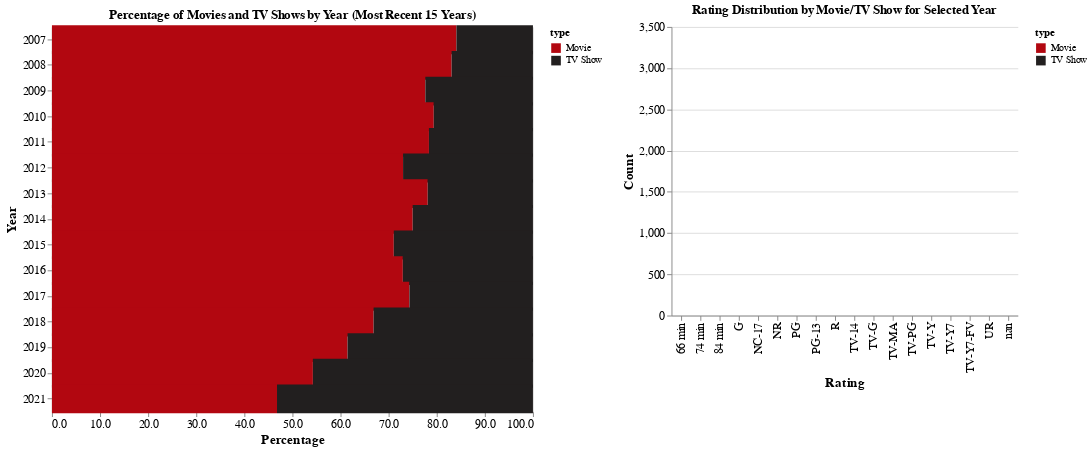

Notebook code cell kept with this figure:
### Code cell
recent_years = sorted(yearcopy['release_year'].dropna().unique())[-yeartoanlyize:]
filtered_data = yearcopy[yearcopy['release_year'].isin(recent_years)]
filtered_data['rating'] = filtered_data['rating'].astype(str)

grouped_data = filtered_data.groupby(['release_year', 'type']).size().reset_index(name='count')
total_by_year = grouped_data.groupby('release_year')['count'].transform('sum')
grouped_data['percentage'] = (grouped_data['count'] / total_by_year) * 100

year_selection = alt.selection_single(fields=['release_year'], empty='none', name='YearSelector')
titlestr = f"Percentage of Movies and TV Shows by Year (Most Recent {yeartoanlyize} Years)"
main_chart = alt.Chart(grouped_data).mark_bar(size=30).encode(
    y=alt.Y('release_year:O', title='Year', sort=alt.SortField('release_year', order='ascending')),
    x=alt.X('percentage:Q', title='Percentage', axis=alt.Axis(format='.1f')),
    color=alt.Color('type:N', scale=alt.Scale(domain=type_order, range=netfix_colorrange)),
    tooltip=[
        alt.Tooltip('percentage:Q', format='.2f', title='Percentage'),
        alt.Tooltip('release_year:O', title='Year'),
        alt.Tooltip('type:N', title='Type')
    ]
).add_selection(
    year_selection
).properties(
    title=titlestr,
    width=500,
    height=400
)

rating_order = sorted(filtered_data['rating'].unique())

right_chart = alt.Chart(filtered_data).transform_filter(
    alt.datum.rating != ''
).transform_filter(
    alt.datum.rating != ''
).transform_aggregate(
    count='count()',
    groupby=['rating', 'type']
).mark_bar().encode(
    x=alt.X('rating:N', title='Rating', sort=rating_order),
    y=alt.Y('count:Q', title='Count'),
    color=alt.Color('type:N', scale=alt.Scale(domain=type_order, range=netfix_colorrange)),
    tooltip=[
        alt.Tooltip('rating:N', title='Rating'),
        alt.Tooltip('type:N', title='Type'),
        alt.Tooltip('count:Q', title='Count')
    ],
    opacity=alt.condition(
        year_selection,
        alt.value(1),    
        alt.value(0)    
    )
).properties(
    title="Rating Distribution by Movie/TV Show for Selected Year"
)

combined_chart = alt.hconcat(main_chart, right_chart).resolve_legend(
    color="independent"
).configure_axis(
    labelFontSize=12,
    titleFontSize=14
).configure_view(
    strokeWidth=0  
)

combined_chart

### Figure 1 — Vega specification as saved in the notebook (floating-point values rounded to 4 significant figures)
{"$schema": "https://vega.github.io/schema/vega/v5.json", "data": [{"name": "YearSelector_store"}, {"name": "source_0"}, {"name": "data_0", "values": [{"percentage": 84.09, "percentage_end": 84.09, "percentage_start": 0.0, "release_year": 2007, "type": "Movie"}, {"percentage": 15.91, "percentage_end": 100.0, "percentage_start": 84.09, "release_year": 2007, "type": "TV Show"}, {"percentage": 83.09, "percentage_end": 83.09, "percentage_start": 0.0, "release_year": 2008, "type": "Movie"}, {"percentage": 16.91, "percentage_end": 100.0, "percentage_start": 83.09, "release_year": 2008, "type": "TV Show"}, {"percentage": 77.63, "percentage_end": 77.63, "percentage_start": 0.0, "release_year": 2009, "type": "Movie"}, {"percentage": 22.37, "percentage_end": 100.0, "percentage_start": 77.63, "release_year": 2009, "type": "TV Show"}, {"percentage": 79.38, "percentage_end": 79.38, "percentage_start": 0.0, "release_year": 2010, "type": "Movie"}, {"percentage": 20.62, "percentage_end": 100.0, "percentage_start": 79.38, "release_year": 2010, "type": "TV Show"}, {"percentage": 78.38, "percentage_end": 78.38, "percentage_start": 0.0, "release_year": 2011, "type": "Movie"}, {"percentage": 21.62, "percentage_end": 100.0, "percentage_start": 78.38, "release_year": 2011, "type": "TV Show"}, {"percentage": 73.0, "percentage_end": 73.0, "percentage_start": 0.0, "release_year": 2012, "type": "Movie"}, {"percentage": 27.0, "percentage_end": 100.0, "percentage_start": 73.0, "release_year": 2012, "type": "TV Show"}, {"percentage": 78.12, "percentage_end": 78.12, "percentage_start": 0.0, "release_year": 2013, "type": "Movie"}, {"percentage": 21.88, "percentage_end": 100.0, "percentage_start": 78.12, "release_year": 2013, "type": "TV Show"}, {"percentage": 75.0, "percentage_end": 75.0, "percentage_start": 0.0, "release_year": 2014, "type": "Movie"}, {"percentage": 25.0, "percentage_end": 100.0, "percentage_start": 75.0, "release_year": 2014, "type": "TV Show"}, {"percentage": 71.07, "percentage_end": 71.07, "percentage_start": 0.0, "release_year": 2015, "type": "Movie"}, {"percentage": 28.93, "percentage_end": 100.0, "percentage_start": 71.07, "release_year": 2015, "type": "TV Show"}, {"percentage": 72.95, "percentage_end": 72.95, "percentage_start": 0.0, "release_year": 2016, "type": "Movie"}, {"percentage": 27.05, "percentage_end": 100.0, "percentage_start": 72.95, "release_year": 2016, "type": "TV Show"}, {"percentage": 74.32, "percentage_end": 74.32, "percentage_start": 0.0, "release_year": 2017, "type": "Movie"}, {"percentage": 25.68, "percentage_end": 100.0, "percentage_start": 74.32, "release_year": 2017, "type": "TV Show"}, {"percentage": 66.87, "percentage_end": 66.87, "percentage_start": 0.0, "release_year": 2018, "type": "Movie"}, {"percentage": 33.13, "percentage_end": 100.0, "percentage_start": 66.87, "release_year": 2018, "type": "TV Show"}, {"percentage": 61.46, "percentage_end": 61.46, "percentage_start": 0.0, "release_year": 2019, "type": "Movie"}, {"percentage": 38.54, "percentage_end": 100.0, "percentage_start": 61.46, "release_year": 2019, "type": "TV Show"}, {"percentage": 54.25, "percentage_end": 54.25, "percentage_start": 0.0, "release_year": 2020, "type": "Movie"}, {"percentage": 45.75, "percentage_end": 100.0, "percentage_start": 54.25, "release_year": 2020, "type": "TV Show"}, {"percentage": 46.79, "percentage_end": 46.79, "percentage_start": 0.0, "release_year": 2021, "type": "Movie"}, {"percentage": 53.21, "percentage_end": 100.0, "percentage_start": 46.79, "release_year": 2021, "type": "TV Show"}]}, {"name": "source_1"}, {"name": "data_1", "values": [{"count": 341, "count_end": 341.0, "count_start": 0.0, "rating": "PG-13", "type": "Movie"}, {"count": 1127, "count_end": 1127.0, "count_start": 0.0, "rating": "TV-MA", "type": "TV Show"}, {"count": 201, "count_end": 201.0, "count_start": 0.0, "rating": "PG", "type": "Movie"}, {"count": 693, "count_end": 693.0, "count_start": 0.0, "rating": "TV-14", "type": "TV Show"}, {"count": 1963, "count_end": 3090.0, "count_start": 1127.0, "rating": "TV-MA", "type": "Movie"}, {"count": 464, "count_end": 767.0, "count_start": 303.0, "rating": "TV-PG", "type": "Movie"}, {"count": 1221, "count_end": 1914.0, "count_start": 693.0, "rating": "TV-14", "type": "Movie"}, {"count": 130, "count_end": 303.0, "count_start": 173.0, "rating": "TV-Y", "type": "Movie"}, {"count": 175, "count_end": 175.0, "count_start": 0.0, "rating": "TV-Y7", "type": "TV Show"}, {"count": 607, "count_end": 609.0, "count_start": 2.0, "rating": "R", "type": "Movie"}, {"count": 303, "count_end": 303.0, "count_start": 0.0, "rating": "TV-PG", "type": "TV Show"}, {"count": 173, "count_end": 173.0, "count_start": 0.0, "rating": "TV-Y", "type": "TV Show"}, {"count": 85, "count_end": 85.0, "count_start": 0.0, "rating": "TV-G", "type": "TV Show"}, {"count": 122, "count_end": 207.0, "count_start": 85.0, "rating": "TV-G", "type": "Movie"}, {"count": 137, "count_end": 312.0, "count_start": 175.0, "rating": "TV-Y7", "type": "Movie"}, {"count": 16, "count_end": 16.0, "count_start": 0.0, "rating": "G", "type": "Movie"}, {"count": 2, "count_end": 2.0, "count_start": 0.0, "rating": "R", "type": "TV Show"}, {"count": 3, "count_end": 3.0, "count_start": 0.0, "rating": "NC-17", "type": "Movie"}, {"count": 1, "count_end": 1.0, "count_start": 0.0, "rating": "74 min", "type": "Movie"}, {"count": 1, "count_end": 1.0, "count_start": 0.0, "rating": "84 min", "type": "Movie"}, {"count": 1, "count_end": 1.0, "count_start": 0.0, "rating": "66 min", "type": "Movie"}, {"count": 66, "count_end": 70.0, "count_start": 4.0, "rating": "NR", "type": "Movie"}, {"count": 2, "count_end": 4.0, "count_start": 2.0, "rating": "nan", "type": "Movie"}, {"count": 5, "count_end": 6.0, "count_start": 1.0, "rating": "TV-Y7-FV", "type": "Movie"}, {"count": 4, "count_end": 4.0, "count_start": 0.0, "rating": "NR", "type": "TV Show"}, {"count": 2, "count_end": 2.0, "count_start": 0.0, "rating": "nan", "type": "TV Show"}, {"count": 1, "count_end": 1.0, "count_start": 0.0, "rating": "TV-Y7-FV", "type": "TV Show"}, {"count": 2, "count_end": 2.0, "count_start": 0.0, "rating": "UR", "type": "Movie"}]}, {"name": "source_0_view_2_y_domain_release_year", "values": [{"release_year": 2007}, {"release_year": 2008}, {"release_year": 2009}, {"release_year": 2010}, {"release_year": 2011}, {"release_year": 2012}, {"release_year": 2013}, {"release_year": 2014}, {"release_year": 2015}, {"release_year": 2016}, {"release_year": 2017}, {"release_year": 2018}, {"release_year": 2019}, {"release_year": 2020}, {"release_year": 2021}]}, {"name": "source_1_concat_1_x_domain_rating", "values": [{"rating": "PG-13", "sort_field": 7.0}, {"rating": "TV-MA", "sort_field": 11.0}, {"rating": "PG", "sort_field": 6.0}, {"rating": "TV-14", "sort_field": 9.0}, {"rating": "TV-PG", "sort_field": 12.0}, {"rating": "TV-Y", "sort_field": 13.0}, {"rating": "TV-Y7", "sort_field": 14.0}, {"rating": "R", "sort_field": 8.0}, {"rating": "TV-G", "sort_field": 10.0}, {"rating": "G", "sort_field": 3.0}, {"rating": "NC-17", "sort_field": 4.0}, {"rating": "74 min", "sort_field": 1.0}, {"rating": "84 min", "sort_field": 2.0}, {"rating": "66 min", "sort_field": 0.0}, {"rating": "NR", "sort_field": 5.0}, {"rating": "nan", "sort_field": 17.0}, {"rating": "TV-Y7-FV", "sort_field": 15.0}, {"rating": "UR", "sort_field": 16.0}]}], "signals": [{"name": "view_2_width", "value": 500}, {"name": "view_2_height", "value": 400}, {"name": "concat_1_x_step", "value": 20}, {"name": "concat_1_width", "update": "bandspace(domain('concat_1_x').length, 0.1, 0.05) * concat_1_x_step"}, {"name": "concat_1_height", "value": 300}, {"name": "unit", "value": {}, "on": [{"events": "pointermove", "update": "isTuple(group()) ? group() : unit"}]}, {"name": "YearSelector", "update": "vlSelectionResolve(\"YearSelector_store\", \"union\", true, true)"}], "marks": [{"type": "group", "name": "view_2_group", "encode": {"update": {"width": {"signal": "view_2_width"}, "height": {"signal": "view_2_height"}}}, "signals": [{"name": "YearSelector_tuple", "on": [{"events": [{"source": "scope", "type": "click"}], "update": "datum && item().mark.marktype !== 'group' && indexof(item().mark.role, 'legend') < 0 ? {unit: \"view_2\", fields: YearSelector_tuple_fields, values: [(item().isVoronoi ? datum.datum : datum)[\"release_year\"]]} : null", "force": true}, {"events": [{"source": "view", "type": "dblclick"}], "update": "null"}]}, {"name": "YearSelector_tuple_fields", "value": [{"type": "E", "field": "release_year"}]}, {"name": "YearSelector_toggle", "value": false, "on": [{"events": [{"source": "scope", "type": "click"}], "update": "event.shiftKey"}, {"events": [{"source": "view", "type": "dblclick"}], "update": "false"}]}, {"name": "YearSelector_modify", "on": [{"events": {"signal": "YearSelector_tuple"}, "update": "modify(\"YearSelector_store\", YearSelector_toggle ? null : YearSelector_tuple, YearSelector_toggle ? null : true, YearSelector_toggle ? YearSelector_tuple : null)"}]}], "marks": [{"type": "rect", "name": "view_2_marks", "from": {"data": "data_0"}, "encode": {"update": {"yc": {"field": "release_year", "scale": "view_2_y", "band": 0.5}, "tooltip": {"signal": "{\"Percentage\": format(datum[\"percentage\"], \".2f\"), \"Year\": isValid(datum[\"release_year\"]) ? datum[\"release_year\"] : \"\"+datum[\"release_year\"], \"Type\": isValid(datum[\"type\"]) ? datum[\"type\"] : \"\"+datum[\"type\"]}"}, "x": {"field": "percentage_end", "scale": "view_2_x"}, "fill": {"field": "type", "scale": "color"}, "height": {"value": 30}, "x2": {"field": "percentage_start", "scale": "view_2_x"}}}, "style": ["bar"], "interactive": true}], "axes": [{"scale": "view_2_x", "gridScale": "view_2_y", "ticks": false, "aria": false, "grid": true, "minExtent": 0, "tickCount": {"signal": "ceil(view_2_width/40)"}, "zindex": 0, "labels": false, "maxExtent": 0, "orient": "bottom", "domain": false}, {"scale": "view_2_x", "format": ".1f", "tickCount": {"signal": "ceil(view_2_width/40)"}, "title": "Percentage", "labelFlush": true, "grid": false, "orient": "bottom", "zindex": 0, "labelOverlap": true}, {"scale": "view_2_y", "grid": false, "title": "Year", "zindex": 0, "orient": "left"}], "title": {"text": "Percentage of Movies and TV Shows by Year (Most Recent 15 Years)", "frame": "group"}, "style": "cell", "legends": [{"fill": "color", "symbolType": "square", "title": "type"}]}, {"type": "group", "name": "concat_1_group", "encode": {"update": {"width": {"signal": "concat_1_width"}, "height": {"signal": "concat_1_height"}}}, "marks": [{"type": "rect", "name": "concat_1_marks", "from": {"data": "data_1"}, "encode": {"update": {"y2": {"field": "count_start", "scale": "concat_1_y"}, "width": {"signal": "max(0.25, bandwidth('concat_1_x'))"}, "opacity": [{"value": 1, "test": "length(data(\"YearSelector_store\")) && vlSelectionTest(\"YearSelector_store\", datum)"}, {"value": 0}], "tooltip": {"signal": "{\"Rating\": isValid(datum[\"rating\"]) ? datum[\"rating\"] : \"\"+datum[\"rating\"], \"Type\": isValid(datum[\"type\"]) ? datum[\"type\"] : \"\"+datum[\"type\"], \"Count\": format(datum[\"count\"], \"\")}"}, "y": {"field": "count_end", "scale": "concat_1_y"}, "fill": {"field": "type", "scale": "color"}, "x": {"field": "rating", "scale": "concat_1_x"}}}, "style": ["bar"], "interactive": true}], "axes": [{"scale": "concat_1_y", "aria": false, "minExtent": 0, "labels": false, "maxExtent": 0, "grid": true, "ticks": false, "domain": false, "tickCount": {"signal": "ceil(concat_1_height/40)"}, "zindex": 0, "gridScale": "concat_1_x", "orient": "left"}, {"scale": "concat_1_x", "orient": "bottom", "labelAlign": "right", "labelBaseline": "middle", "labelAngle": 270, "title": "Rating", "zindex": 0, "grid": false}, {"scale": "concat_1_y", "title": "Count", "orient": "left", "labelOverlap": true, "zindex": 0, "grid": false, "tickCount": {"signal": "ceil(concat_1_height/40)"}}], "title": {"text": "Rating Distribution by Movie/TV Show for Selected Year", "frame": "group"}, "style": "cell", "legends": [{"fill": "color", "symbolType": "square", "title": "type", "encode": {"symbols": {"update": {"opacity": {"value": 1}}}}}]}], "scales": [{"name": "color", "type": "ordinal", "domain": ["Movie", "TV Show"], "range": ["#b20710", "#221f1f"]}, {"name": "view_2_x", "type": "linear", "domain": {"data": "data_0", "fields": ["percentage_start", "percentage_end"]}, "range": [0, {"signal": "view_2_width"}], "nice": true, "zero": true}, {"name": "view_2_y", "type": "band", "domain": {"data": "source_0_view_2_y_domain_release_year", "field": "release_year", "sort": true}, "range": [0, {"signal": "view_2_height"}], "paddingOuter": 0.05, "paddingInner": 0.1}, {"name": "concat_1_x", "type": "band", "domain": {"data": "source_1_concat_1_x_domain_rating", "field": "rating", "sort": {"op": "max", "field": "sort_field"}}, "range": {"step": {"signal": "concat_1_x_step"}}, "paddingInner": 0.1, "paddingOuter": 0.05}, {"name": "concat_1_y", "type": "linear", "domain": {"data": "data_1", "fields": ["count_start", "count_end"]}, "range": [{"signal": "concat_1_height"}, 0], "nice": true, "zero": true}], "config": {"axis": {"labelFontSize": 12, "titleFontSize": 14}, "style": {"cell": {"strokeWidth": 0}}}, "padding": 5, "layout": {"padding": 20, "bounds": "full", "align": "each"}, "background": "white"}
